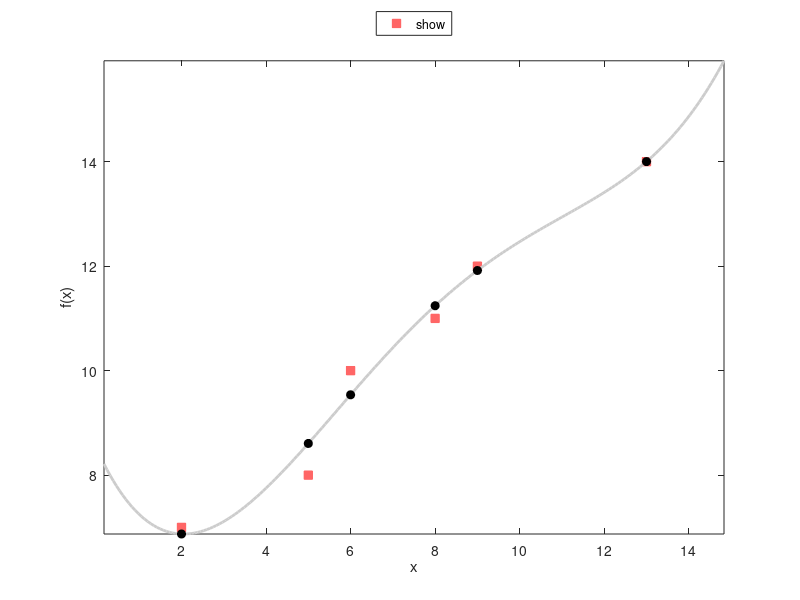

MATLAB code to generate this figure:
%% Code 3-7b | Weighted Least Square fitting
clc; clear; close all
X = [2 5 6 8 9 13];       %Data points
Y = [7 8 10 11 12 14];    %Data points
m = 5;                    %number of polynomial base functions <= numel(X)
W = 1:numel(X);           %Weight of data
%Metod__________________________________________________________________
n = numel(X); X = X(:); Y = Y(:); W = W(:);
B = bsxfun(@power,X,0:m-1);
Bw = zeros(m);
for i = 1:n, Bi = B(i,:); 
    Bw = Bw+W(i)^2*bsxfun(@times,Bi,Bi.');
end
Aw = Bw\bsxfun(@times,B.',W.'.^2);
C = Aw*Y;           %coefficients of fitted function
P = B*Aw;           %fitting operator Sam Seeger
F = P*Y;
R = Y-F;
e = dot(R.*W,R.*W);
%Illustration___________________________________________________________
Tab = [(1:numel(X));X.';Y.';W.';F.';R.'];
fprintf('  n |');     fprintf('%12.5g',Tab(1,:));
fprintf(['\n-----' repmat('------------',[1,size(Tab,2)])]);
fprintf('\n  x |');   fprintf('%12.5g',Tab(2,:));
fprintf('\n  y |');   fprintf('%12.5g',Tab(3,:));
fprintf('\nw(x)|');   fprintf('%12.5g',Tab(4,:));
fprintf('\nf(x)|');   fprintf('%12.5g',Tab(5,:));
fprintf('\nr(x)|');   fprintf('%12.5g',Tab(6,:));
fprintf(['\n-----' repmat('------------',[1,size(Tab,2)]), '-\n']);
l = (X(end)-X(1))/6;
XX = linspace(X(1)-l,X(end)+l,200);
FF = bsxfun(@power,XX(:),0:m-1)*C;
plot(X,Y,'linestyle','none','Color',[1 0.4 0.4],...
    'Marker','s','MarkerFaceColor',[1 0.4 0.4],...
    'displayname','Initial points'); hold on
plot(XX,FF,'linestyle','-', 'linewidth',2,'Color',[0.8,0.8,0.8],...
    'displayname',['Fitted function, degree = ',num2str(m-1)]);
plot(X,F,'linestyle','none','Color','k',...
    'Marker','o','MarkerFaceColor','k',...
    'displayname',...
    ['Fitted points, error = ' num2str(e)]);
xlabel('x'); ylabel('f(x)'); axis tight
legend('show','location','NorthOutside');
